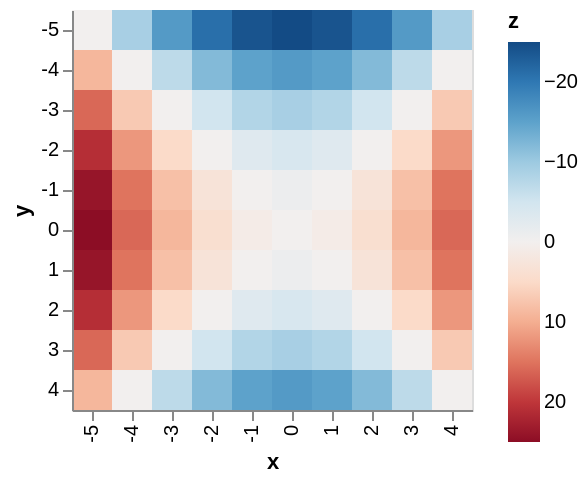

Notebook cell for this chart:
### Code cell
import altair as alt
import numpy as np
import pandas as pd

# Compute x^2 + y^2 across a 2D grid
x, y = np.meshgrid(range(-5, 5), range(-5, 5))
z = x ** 2 - y ** 2

# Convert this grid to columnar data expected by Altair
source = pd.DataFrame({'x': x.ravel(),
                     'y': y.ravel(),
                     'z': z.ravel()})

alt.Chart(source).mark_rect().encode(
    x='x:O',
    y='y:O',
    color=alt.Color(
        "z:Q",
        scale=alt.Scale(
            scheme="redblue",
            domain=[25, -25]
        )
    )
)

### Figure 1 — Vega-Lite specification as saved in the notebook (floating-point values rounded to 4 significant figures)
{"config": {"view": {"continuousWidth": 400, "continuousHeight": 300}}, "data": {"name": "data-3cdbcc458970e1537add55003d1b3579"}, "mark": "rect", "encoding": {"color": {"type": "quantitative", "field": "z", "scale": {"domain": [25, -25], "scheme": "redblue"}}, "x": {"type": "ordinal", "field": "x"}, "y": {"type": "ordinal", "field": "y"}}, "$schema": "https://vega.github.io/schema/vega-lite/v4.8.1.json", "datasets": {"data-3cdbcc458970e1537add55003d1b3579": [{"x": -5, "y": -5, "z": 0}, {"x": -4, "y": -5, "z": -9}, {"x": -3, "y": -5, "z": -16}, {"x": -2, "y": -5, "z": -21}, {"x": -1, "y": -5, "z": -24}, {"x": 0, "y": -5, "z": -25}, {"x": 1, "y": -5, "z": -24}, {"x": 2, "y": -5, "z": -21}, {"x": 3, "y": -5, "z": -16}, {"x": 4, "y": -5, "z": -9}, {"x": -5, "y": -4, "z": 9}, {"x": -4, "y": -4, "z": 0}, {"x": -3, "y": -4, "z": -7}, {"x": -2, "y": -4, "z": -12}, {"x": -1, "y": -4, "z": -15}, {"x": 0, "y": -4, "z": -16}, {"x": 1, "y": -4, "z": -15}, {"x": 2, "y": -4, "z": -12}, {"x": 3, "y": -4, "z": -7}, {"x": 4, "y": -4, "z": 0}, {"x": -5, "y": -3, "z": 16}, {"x": -4, "y": -3, "z": 7}, {"x": -3, "y": -3, "z": 0}, {"x": -2, "y": -3, "z": -5}, {"x": -1, "y": -3, "z": -8}, {"x": 0, "y": -3, "z": -9}, {"x": 1, "y": -3, "z": -8}, {"x": 2, "y": -3, "z": -5}, {"x": 3, "y": -3, "z": 0}, {"x": 4, "y": -3, "z": 7}, {"x": -5, "y": -2, "z": 21}, {"x": -4, "y": -2, "z": 12}, {"x": -3, "y": -2, "z": 5}, {"x": -2, "y": -2, "z": 0}, {"x": -1, "y": -2, "z": -3}, {"x": 0, "y": -2, "z": -4}, {"x": 1, "y": -2, "z": -3}, {"x": 2, "y": -2, "z": 0}, {"x": 3, "y": -2, "z": 5}, {"x": 4, "y": -2, "z": 12}, {"x": -5, "y": -1, "z": 24}, {"x": -4, "y": -1, "z": 15}, {"x": -3, "y": -1, "z": 8}, {"x": -2, "y": -1, "z": 3}, {"x": -1, "y": -1, "z": 0}, {"x": 0, "y": -1, "z": -1}, {"x": 1, "y": -1, "z": 0}, {"x": 2, "y": -1, "z": 3}, {"x": 3, "y": -1, "z": 8}, {"x": 4, "y": -1, "z": 15}, {"x": -5, "y": 0, "z": 25}, {"x": -4, "y": 0, "z": 16}, {"x": -3, "y": 0, "z": 9}, {"x": -2, "y": 0, "z": 4}, {"x": -1, "y": 0, "z": 1}, {"x": 0, "y": 0, "z": 0}, {"x": 1, "y": 0, "z": 1}, {"x": 2, "y": 0, "z": 4}, {"x": 3, "y": 0, "z": 9}, {"x": 4, "y": 0, "z": 16}, {"x": -5, "y": 1, "z": 24}, {"x": -4, "y": 1, "z": 15}, {"x": -3, "y": 1, "z": 8}, {"x": -2, "y": 1, "z": 3}, {"x": -1, "y": 1, "z": 0}, {"x": 0, "y": 1, "z": -1}, {"x": 1, "y": 1, "z": 0}, {"x": 2, "y": 1, "z": 3}, {"x": 3, "y": 1, "z": 8}, {"x": 4, "y": 1, "z": 15}, {"x": -5, "y": 2, "z": 21}, {"x": -4, "y": 2, "z": 12}, {"x": -3, "y": 2, "z": 5}, {"x": -2, "y": 2, "z": 0}, {"x": -1, "y": 2, "z": -3}, {"x": 0, "y": 2, "z": -4}, {"x": 1, "y": 2, "z": -3}, {"x": 2, "y": 2, "z": 0}, {"x": 3, "y": 2, "z": 5}, {"x": 4, "y": 2, "z": 12}, {"x": -5, "y": 3, "z": 16}, {"x": -4, "y": 3, "z": 7}, {"x": -3, "y": 3, "z": 0}, {"x": -2, "y": 3, "z": -5}, {"x": -1, "y": 3, "z": -8}, {"x": 0, "y": 3, "z": -9}, {"x": 1, "y": 3, "z": -8}, {"x": 2, "y": 3, "z": -5}, {"x": 3, "y": 3, "z": 0}, {"x": 4, "y": 3, "z": 7}, {"x": -5, "y": 4, "z": 9}, {"x": -4, "y": 4, "z": 0}, {"x": -3, "y": 4, "z": -7}, {"x": -2, "y": 4, "z": -12}, {"x": -1, "y": 4, "z": -15}, {"x": 0, "y": 4, "z": -16}, {"x": 1, "y": 4, "z": -15}, {"x": 2, "y": 4, "z": -12}, {"x": 3, "y": 4, "z": -7}, {"x": 4, "y": 4, "z": 0}]}}
